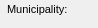
      <widget class="QWidget" name="page_55">
       <property name="geometry">
        <rect>
         <x>0</x>
         <y>0</y>
         <width>98</width>
         <height>28</height>
        </rect>
       </property>
       <attribute name="label">
        <string>Additional information</string>
       </attribute>
       <widget class="QLabel" name="label_observ">
        <property name="geometry">
         <rect>
          <x>10</x>
          <y>105</y>
          <width>90</width>
          <height>22</height>
         </rect>
        </property>
        <property name="font">
         <font>
          <pointsize>8</pointsize>
         </font>
        </property>
        <property name="frameShape">
         <enum>QFrame::NoFrame</enum>
        </property>
        <property name="frameShadow">
         <enum>QFrame::Plain</enum>
        </property>
        <property name="text">
         <string>Observation:</string>
        </property>
        <property name="textFormat">
         <enum>Qt::AutoText</enum>
        </property>
        <property name="scaledContents">
         <bool>false</bool>
        </property>
        <property name="alignment">
         <set>Qt::AlignLeading|Qt::AlignLeft|Qt::AlignVCenter</set>
        </property>
        <property name="margin">
         <number>3</number>
        </property>
       </widget>
       <widget class="QTextEdit" name="descript">
        <property name="geometry">
         <rect>
          <x>110</x>
          <y>165</y>
          <width>431</width>
          <height>25</height>
         </rect>
        </property>
       </widget>
       <widget class="QTextEdit" name="annotation">
        <property name="geometry">
         <rect>
          <x>110</x>
          <y>75</y>
          <width>431</width>
          <height>25</height>
         </rect>
        </property>
        <property name="frameShape">
         <enum>QFrame::StyledPanel</enum>
        </property>
        <property name="frameShadow">
         <enum>QFrame::Raised</enum>
        </property>
       </widget>
       <widget class="QTextEdit" name="observ">
        <property name="geometry">
         <rect>
          <x>110</x>
          <y>105</y>
          <width>431</width>
          <height>25</height>
         </rect>
        </property>
       </widget>
       <widget class="QTextEdit" name="link">
        <property name="enabled">
         <bool>false</bool>
        </property>
        <property name="geometry">
         <rect>
          <x>110</x>
          <y>195</y>
          <width>431</width>
          <height>25</height>
         </rect>
        </property>
       </widget>
       <widget class="QLabel" name="label_descript">
        <property name="geometry">
         <rect>
          <x>10</x>
          <y>165</y>
          <width>91</width>
          <height>22</height>
         </rect>
        </property>
        <property name="font">
         <font>
          <pointsize>8</pointsize>
         </font>
        </property>
        <property name="frameShape">
         <enum>QFrame::NoFrame</enum>
        </property>
        <property name="frameShadow">
         <enum>QFrame::Plain</enum>
        </property>
        <property name="text">
         <string>Description:</string>
        </property>
        <property name="textFormat">
         <enum>Qt::AutoText</enum>
        </property>
        <property name="scaledContents">
         <bool>false</bool>
        </property>
        <property name="alignment">
         <set>Qt::AlignLeading|Qt::AlignLeft|Qt::AlignVCenter</set>
        </property>
        <property name="margin">
         <number>3</number>
        </property>
       </widget>
       <widget class="QLabel" name="label_link">
        <property name="geometry">
         <rect>
          <x>10</x>
          <y>195</y>
          <width>90</width>
          <height>22</height>
         </rect>
        </property>
        <property name="font">
         <font>
          <pointsize>8</pointsize>
         </font>
        </property>
        <property name="frameShape">
         <enum>QFrame::NoFrame</enum>
        </property>
        <property name="frameShadow">
         <enum>QFrame::Plain</enum>
        </property>
        <property name="text">
         <string>Link:</string>
        </property>
        <property name="textFormat">
         <enum>Qt::AutoText</enum>
        </property>
        <property name="scaledContents">
         <bool>false</bool>
        </property>
        <property name="alignment">
         <set>Qt::AlignLeading|Qt::AlignLeft|Qt::AlignVCenter</set>
        </property>
        <property name="margin">
         <number>3</number>
        </property>
       </widget>
       <widget class="QLabel" name="label_annotation">
        <property name="geometry">
         <rect>
          <x>10</x>
          <y>75</y>
          <width>90</width>
          <height>22</height>
         </rect>
        </property>
        <property name="font">
         <font>
          <pointsize>8</pointsize>
         </font>
        </property>
        <property name="frameShape">
         <enum>QFrame::NoFrame</enum>
        </property>
        <property name="frameShadow">
         <enum>QFrame::Plain</enum>
        </property>
        <property name="text">
         <string>Annotation:</string>
        </property>
        <property name="textFormat">
         <enum>Qt::AutoText</enum>
        </property>
        <property name="scaledContents">
         <bool>false</bool>
        </property>
        <property name="alignment">
         <set>Qt::AlignLeading|Qt::AlignLeft|Qt::AlignVCenter</set>
        </property>
        <property name="margin">
         <number>3</number>
        </property>
       </widget>
       <widget class="QLabel" name="label_comment">
        <property name="geometry">
         <rect>
          <x>10</x>
          <y>135</y>
          <width>90</width>
          <height>22</height>
         </rect>
        </property>
        <property name="font">
         <font>
          <pointsize>8</pointsize>
         </font>
        </property>
        <property name="frameShape">
         <enum>QFrame::NoFrame</enum>
        </property>
        <property name="frameShadow">
         <enum>QFrame::Plain</enum>
        </property>
        <property name="text">
         <string>Comment:</string>
        </property>
        <property name="textFormat">
         <enum>Qt::AutoText</enum>
        </property>
        <property name="scaledContents">
         <bool>false</bool>
        </property>
        <property name="alignment">
         <set>Qt::AlignLeading|Qt::AlignLeft|Qt::AlignVCenter</set>
        </property>
        <property name="margin">
         <number>3</number>
        </property>
       </widget>
       <widget class="QTextEdit" name="comment">
        <property name="geometry">
         <rect>
          <x>110</x>
          <y>135</y>
          <width>431</width>
          <height>25</height>
         </rect>
        </property>
        <property name="frameShadow">
         <enum>QFrame::Sunken</enum>
        </property>
        <property name="lineWidth">
         <number>1</number>
        </property>
       </widget>
       <widget class="QLabel" name="label_num_value">
        <property name="geometry">
         <rect>
          <x>10</x>
          <y>225</y>
          <width>90</width>
          <height>22</height>
         </rect>
        </property>
        <property name="font">
         <font>
          <pointsize>8</pointsize>
         </font>
        </property>
        <property name="frameShape">
         <enum>QFrame::NoFrame</enum>
        </property>
        <property name="frameShadow">
         <enum>QFrame::Plain</enum>
        </property>
        <property name="text">
         <string>Numeric value:</string>
        </property>
        <property name="textFormat">
         <enum>Qt::AutoText</enum>
        </property>
        <property name="scaledContents">
         <bool>false</bool>
        </property>
        <property name="alignment">
         <set>Qt::AlignLeading|Qt::AlignLeft|Qt::AlignVCenter</set>
        </property>
        <property name="margin">
         <number>3</number>
        </property>
       </widget>
       <widget class="QLineEdit" name="num_value">
        <property name="geometry">
         <rect>
          <x>110</x>
          <y>225</y>
          <width>431</width>
          <height>25</height>
         </rect>
        </property>
        <property name="echoMode">
         <enum>QLineEdit::Normal</enum>
        </property>
       </widget>
       <widget class="QLineEdit" name="postcode">
        <property name="geometry">
         <rect>
          <x>470</x>
          <y>0</y>
          <width>69</width>
          <height>18</height>
         </rect>
        </property>
        <property name="font">
         <font>
          <pointsize>8</pointsize>
         </font>
        </property>
        <property name="inputMask">
         <string/>
        </property>
        <property name="text">
         <string/>
        </property>
        <property name="frame">
         <bool>true</bool>
        </property>
       </widget>
       <widget class="QLineEdit" name="postnumber2">
        <property name="geometry">
         <rect>
          <x>470</x>
          <y>50</y>
          <width>69</width>
          <height>18</height>
         </rect>
        </property>
        <property name="font">
         <font>
          <pointsize>8</pointsize>
         </font>
        </property>
        <property name="inputMask">
         <string/>
        </property>
        <property name="text">
         <string/>
        </property>
        <property name="frame">
         <bool>true</bool>
        </property>
       </widget>
       <widget class="QLabel" name="label_muni_id">
        <property name="geometry">
         <rect>
          <x>7</x>
          <y>-2</y>
          <width>90</width>
          <height>22</height>
         </rect>
        </property>
        <property name="font">
         <font>
          <pointsize>8</pointsize>
         </font>
        </property>
        <property name="frameShape">
         <enum>QFrame::NoFrame</enum>
        </property>
        <property name="frameShadow">
         <enum>QFrame::Plain</enum>
        </property>
        <property name="text">
         <string>Municipality:</string>
        </property>
        <property name="textFormat">
         <enum>Qt::AutoText</enum>
        </property>
        <property name="scaledContents">
         <bool>false</bool>
        </property>
        <property name="alignment">
         <set>Qt::AlignLeading|Qt::AlignLeft|Qt::AlignVCenter</set>
        </property>
        <property name="margin">
         <number>3</number>
        </property>
       </widget>
       <widget class="QLabel" name="label_postnumber2">
        <property name="geometry">
         <rect>
          <x>381</x>
          <y>50</y>
          <width>85</width>
          <height>22</height>
         </rect>
        </property>
        <property name="font">
         <font>
          <pointsize>8</pointsize>
         </font>
        </property>
        <property name="frameShape">
         <enum>QFrame::NoFrame</enum>
        </property>
        <property name="frameShadow">
         <enum>QFrame::Plain</enum>
        </property>
        <property name="text">
         <string>Postnumber 2:</string>
        </property>
        <property name="textFormat">
         <enum>Qt::AutoText</enum>
        </property>
        <property name="scaledContents">
         <bool>false</bool>
        </property>
        <property name="alignment">
         <set>Qt::AlignLeading|Qt::AlignLeft|Qt::AlignVCenter</set>
        </property>
        <property name="margin">
         <number>3</number>
        </property>
       </widget>
       <widget class="QComboBox" name="streetaxis2_id">
        <property name="geometry">
         <rect>
          <x>109</x>
          <y>50</y>
          <width>247</width>
          <height>18</height>
         </rect>
        </property>
        <property name="font">
         <font>
          <pointsize>8</pointsize>
         </font>
        </property>
       </widget>
       <widget class="QLabel" name="label_streetaxis_id">
        <property name="geometry">
         <rect>
          <x>9</x>
          <y>23</y>
          <width>99</width>
          <height>22</height>
         </rect>
        </property>
        <property name="font">
         <font>
          <pointsize>8</pointsize>
         </font>
        </property>
        <property name="frameShape">
         <enum>QFrame::NoFrame</enum>
        </property>
        <property name="frameShadow">
         <enum>QFrame::Plain</enum>
        </property>
        <property name="text">
         <string>Street:</string>
        </property>
        <property name="textFormat">
         <enum>Qt::AutoText</enum>
        </property>
        <property name="scaledContents">
         <bool>false</bool>
        </property>
        <property name="alignment">
         <set>Qt::AlignLeading|Qt::AlignLeft|Qt::AlignVCenter</set>
        </property>
        <property name="margin">
         <number>3</number>
        </property>
       </widget>
       <widget class="QLabel" name="label_postcode">
        <property name="geometry">
         <rect>
          <x>381</x>
          <y>0</y>
          <width>83</width>
          <height>22</height>
         </rect>
        </property>
        <property name="font">
         <font>
          <pointsize>8</pointsize>
         </font>
        </property>
        <property name="frameShape">
         <enum>QFrame::NoFrame</enum>
        </property>
        <property name="frameShadow">
         <enum>QFrame::Plain</enum>
        </property>
        <property name="text">
         <string>Postcode:</string>
        </property>
        <property name="textFormat">
         <enum>Qt::AutoText</enum>
        </property>
        <property name="scaledContents">
         <bool>false</bool>
        </property>
        <property name="alignment">
         <set>Qt::AlignLeading|Qt::AlignLeft|Qt::AlignVCenter</set>
        </property>
        <property name="margin">
         <number>3</number>
        </property>
       </widget>
       <widget class="QLabel" name="label_postnumber">
        <property name="geometry">
         <rect>
          <x>381</x>
          <y>23</y>
          <width>83</width>
          <height>22</height>
         </rect>
        </property>
        <property name="font">
         <font>
          <pointsize>8</pointsize>
         </font>
        </property>
        <property name="frameShape">
         <enum>QFrame::NoFrame</enum>
        </property>
        <property name="frameShadow">
         <enum>QFrame::Plain</enum>
        </property>
        <property name="text">
         <string>Postnumber:</string>
        </property>
        <property name="textFormat">
         <enum>Qt::AutoText</enum>
        </property>
        <property name="scaledContents">
         <bool>false</bool>
        </property>
        <property name="alignment">
         <set>Qt::AlignLeading|Qt::AlignLeft|Qt::AlignVCenter</set>
        </property>
        <property name="margin">
         <number>3</number>
        </property>
       </widget>
       <widget class="QLabel" name="label_streetaxis2_id">
        <property name="geometry">
         <rect>
          <x>9</x>
          <y>50</y>
          <width>83</width>
          <height>22</height>
         </rect>
        </property>
        <property name="font">
         <font>
          <pointsize>8</pointsize>
         </font>
        </property>
        <property name="frameShape">
         <enum>QFrame::NoFrame</enum>
        </property>
        <property name="frameShadow">
         <enum>QFrame::Plain</enum>
        </property>
        <property name="text">
         <string>Street 2:</string>
        </property>
        <property name="textFormat">
         <enum>Qt::AutoText</enum>
        </property>
        <property name="scaledContents">
         <bool>false</bool>
        </property>
        <property name="alignment">
         <set>Qt::AlignLeading|Qt::AlignLeft|Qt::AlignVCenter</set>
        </property>
        <property name="margin">
         <number>3</number>
        </property>
       </widget>
       <widget class="QComboBox" name="streetaxis_id">
        <property name="geometry">
         <rect>
          <x>109</x>
          <y>25</y>
          <width>247</width>
          <height>18</height>
         </rect>
        </property>
        <property name="font">
         <font>
          <pointsize>8</pointsize>
         </font>
        </property>
       </widget>
       <widget class="QComboBox" name="muni_id">
        <property name="geometry">
         <rect>
          <x>109</x>
          <y>0</y>
          <width>247</width>
          <height>18</height>
         </rect>
        </property>
        <property name="font">
         <font>
          <pointsize>8</pointsize>
         </font>
        </property>
       </widget>
       <widget class="QLineEdit" name="postnumber">
        <property name="geometry">
         <rect>
          <x>470</x>
          <y>25</y>
          <width>69</width>
          <height>18</height>
         </rect>
        </property>
        <property name="font">
         <font>
          <pointsize>8</pointsize>
         </font>
        </property>
        <property name="inputMask">
         <string/>
        </property>
        <property name="text">
         <string/>
        </property>
        <property name="frame">
         <bool>true</bool>
        </property>
       </widget>
      </widget>
